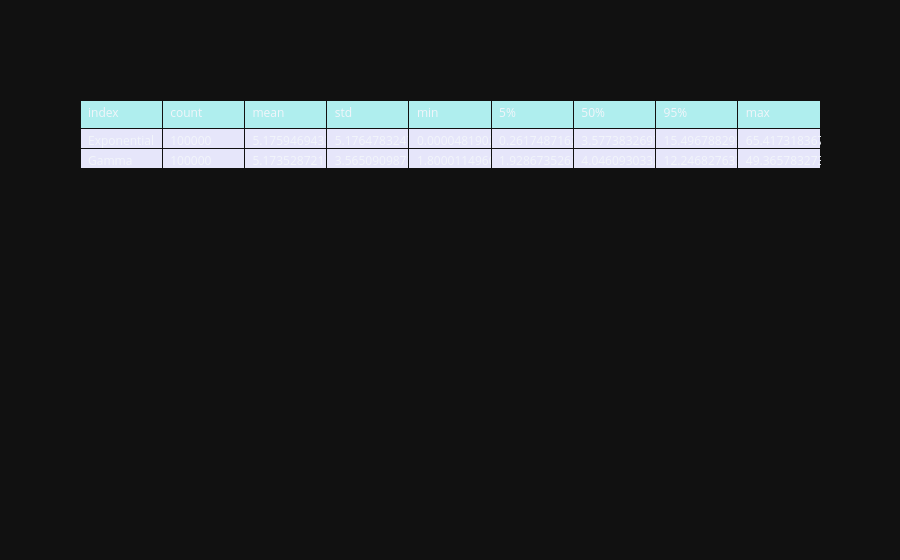

This figure's notebook cell:
### Code cell
#| code-fold: true

fig = go.Figure(data=[go.Table(
    header=dict(values=list(df.describe(percentiles=[0.05, 0.95]).T.reset_index().columns),
                fill_color='paleturquoise',
                align='left'),
    cells=dict(values=df.describe(percentiles=[0.05, 0.95]).T.reset_index().transpose().values.tolist(),
               fill_color='lavender',
               align='left'))
])

fig

### Figure 1 — Plotly figure (JSON) as saved in the notebook; plotly's stock layout.template omitted (floating-point values rounded to 4 significant figures)
{"data": [{"cells": {"align": "left", "fill": {"color": "lavender"}, "values": [["Exponential", "Gamma"], [100000, 100000], [5.176, 5.174], [5.176, 3.565], [4.819e-05, 1.8], [0.2617, 1.929], [3.577, 4.046], [15.5, 12.25], [65.42, 49.37]]}, "header": {"align": "left", "fill": {"color": "paleturquoise"}, "values": ["index", "count", "mean", "std", "min", "5%", "50%", "95%", "max"]}, "type": "table"}], "layout": {}}
